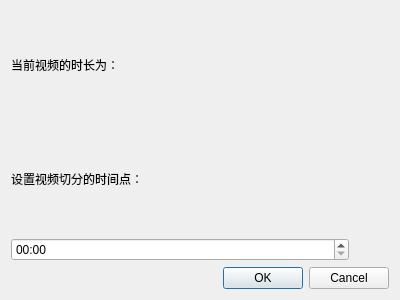
<?xml version="1.0" encoding="UTF-8"?>
<ui version="4.0">
 <class>videoDivideDialog</class>
 <widget class="QDialog" name="videoDivideDialog">
  <property name="geometry">
   <rect>
    <x>0</x>
    <y>0</y>
    <width>400</width>
    <height>300</height>
   </rect>
  </property>
  <property name="windowTitle">
   <string>视频切分</string>
  </property>
  <layout class="QVBoxLayout" name="verticalLayout">
   <item>
    <layout class="QHBoxLayout" name="horizontalLayout">
     <item>
      <widget class="QLabel" name="label_2">
       <property name="text">
        <string>当前视频的时长为：</string>
       </property>
      </widget>
     </item>
     <item>
      <widget class="QLabel" name="labelDuration">
       <property name="text">
        <string/>
       </property>
      </widget>
     </item>
    </layout>
   </item>
   <item>
    <widget class="QLabel" name="label">
     <property name="text">
      <string>设置视频切分的时间点：</string>
     </property>
    </widget>
   </item>
   <item>
    <layout class="QHBoxLayout" name="horizontalLayout_2">
     <item>
      <widget class="QTimeEdit" name="timeEdit">
       <property name="displayFormat">
        <string>mm:ss</string>
       </property>
      </widget>
     </item>
     <item>
      <spacer name="horizontalSpacer">
       <property name="orientation">
        <enum>Qt::Horizontal</enum>
       </property>
       <property name="sizeType">
        <enum>QSizePolicy::Preferred</enum>
       </property>
       <property name="sizeHint" stdset="0">
        <size>
         <width>40</width>
         <height>20</height>
        </size>
       </property>
      </spacer>
     </item>
    </layout>
   </item>
   <item>
    <widget class="QDialogButtonBox" name="buttonBox">
     <property name="orientation">
      <enum>Qt::Horizontal</enum>
     </property>
     <property name="standardButtons">
      <set>QDialogButtonBox::Cancel|QDialogButtonBox::Ok</set>
     </property>
    </widget>
   </item>
  </layout>
 </widget>
 <resources/>
 <connections>
  <connection>
   <sender>buttonBox</sender>
   <signal>accepted()</signal>
   <receiver>videoDivideDialog</receiver>
   <slot>accept()</slot>
   <hints>
    <hint type="sourcelabel">
     <x>248</x>
     <y>254</y>
    </hint>
    <hint type="destinationlabel">
     <x>157</x>
     <y>274</y>
    </hint>
   </hints>
  </connection>
  <connection>
   <sender>buttonBox</sender>
   <signal>rejected()</signal>
   <receiver>videoDivideDialog</receiver>
   <slot>reject()</slot>
   <hints>
    <hint type="sourcelabel">
     <x>316</x>
     <y>260</y>
    </hint>
    <hint type="destinationlabel">
     <x>286</x>
     <y>274</y>
    </hint>
   </hints>
  </connection>
 </connections>
</ui>
